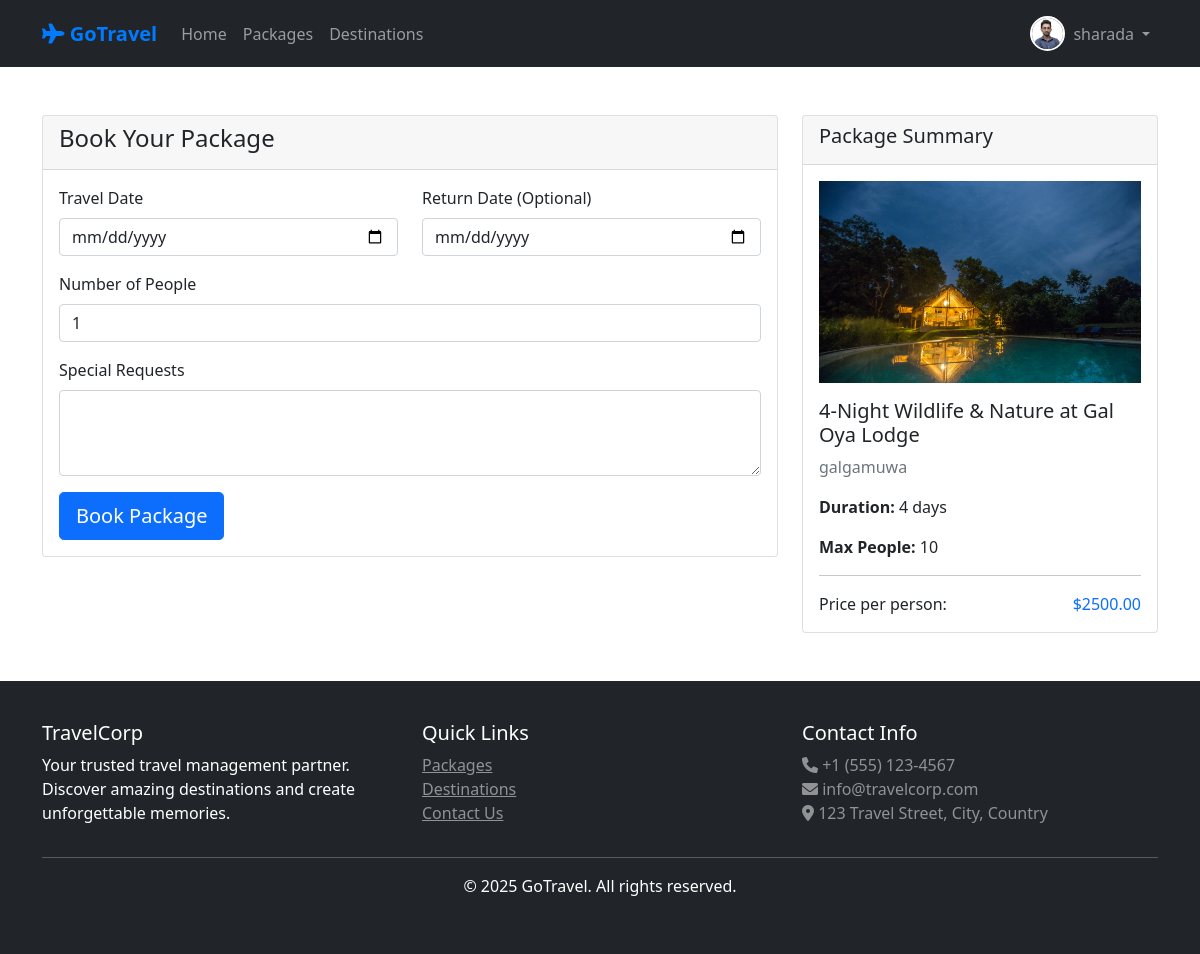
The page /packages/3/book/ (signed in) on the database its author committed.
### travel/models.py (models this page shows, shortened)
class UserProfile(models.Model):
    USER_ROLES = [
        ('admin', 'Admin'),
        ('agent', 'Agent'),
        ('customer', 'Customer'),
    ]
    user = models.OneToOneField(User, on_delete=models.CASCADE, unique=True)
    role = models.CharField(max_length=10, choices=USER_ROLES, default='customer')
    phone = models.CharField(max_length=15, blank=True)
    address = models.TextField(blank=True)
    profile_picture = models.ImageField(upload_to='profiles/', blank=True, null=True)
    created_at = models.DateTimeField(auto_now_add=True)
    class Meta:
        verbose_name = "User Profile"
        verbose_name_plural = "User Profiles"

class Package(models.Model):
    PACKAGE_TYPES = [
        ('tour', 'Tour Package'),
        ('hotel', 'Hotel Package'),
        ('transport', 'Transport Package'),
        ('combo', 'Combo Package'),
    ]
    name = models.CharField(max_length=200)
    destination = models.ForeignKey(Destination, on_delete=models.CASCADE)
    package_type = models.CharField(max_length=20, choices=PACKAGE_TYPES)
    description = models.TextField()
    price = models.DecimalField(max_digits=10, decimal_places=2)
    duration_days = models.IntegerField()
    max_people = models.IntegerField()
    includes = models.TextField(help_text="What's included in the package")
    excludes = models.TextField(help_text="What's not included")
    image = models.ImageField(upload_to='packages/')
    is_active = models.BooleanField(default=True)
    is_featured = models.BooleanField(default=False, help_text="Mark as featured package")
    created_by = models.ForeignKey(User, on_delete=models.CASCADE)
    created_at = models.DateTimeField(auto_now_add=True)
    updated_at = models.DateTimeField(auto_now=True)

class Destination(models.Model):
    name = models.CharField(max_length=200)
    country = models.CharField(max_length=100)
    city = models.CharField(max_length=100)
    description = models.TextField()
    image = models.ImageField(upload_to='destinations/')
    is_active = models.BooleanField(default=True)
    is_popular = models.BooleanField(default=False, help_text="Mark as popular destination")
    created_at = models.DateTimeField(auto_now_add=True)

### travel/views.py (the view)
# urls.py: path('packages/<int:package_id>/book/', views.book_package, name='book_package'),
@login_required
def book_package(request, package_id):
    try:
        package = get_object_or_404(Package, id=package_id, is_active=True)
    except:
        messages.error(request, 'Package not found.')
        return redirect('package_list')
    if request.method == 'POST':
        form = BookingForm(request.POST)
        if form.is_valid():
            booking = form.save(commit=False)
            booking.user = request.user
            booking.package = package
            booking.total_amount = package.price * booking.num_people
            booking.save()
            messages.success(request, 'Booking created successfully!')
            return redirect('booking_detail', booking_id=booking.id)
    else:
        form = BookingForm()
    template = loader.get_template('travel/book_package.html')
    context = {
        'package': package,
        'form': form,
    }
    return HttpResponse(template.render(context, request))

### travel/forms.py
class BookingForm(forms.ModelForm):
    class Meta:
        model = Booking
        fields = ['travel_date', 'return_date', 'num_people', 'special_requests']
        widgets = {
            'travel_date': forms.DateInput(attrs={'type': 'date', 'class': 'form-control'}),
            'return_date': forms.DateInput(attrs={'type': 'date', 'class': 'form-control'}),
            'num_people': forms.NumberInput(attrs={'class': 'form-control', 'min': 1}),
            'special_requests': forms.Textarea(attrs={'class': 'form-control', 'rows': 3}),
        }

### travel/context_processors.py (called while the page is built)
def user_profile(request):
    if request.user.is_authenticated:
        try:
            profile, created = UserProfile.objects.get_or_create(user=request.user)
            return {'user_profile': profile}
        except:
            return {'user_profile': None}
    return {'user_profile': None}

### travel/templates/travel/book_package.html (shortened to what this page needs)
{% extends 'travel/base.html' %}
{% block content %}
<div class="container my-5">
    <div class="row">
        <div class="col-md-8">
            <div class="card">
                <div class="card-header">
                    <h4>Book Your Package</h4>
                </div>
                <div class="card-body">
                    <form method="post">
                        <div class="row">
                            <div class="col-md-6">
                                <div class="mb-3">
                                    <label for="{{ form.travel_date.id_for_label }}" class="form-label">Travel
                                        Date</label>
                                    {{ form.travel_date }}
                                </div>
                            </div>
                            <div class="col-md-6">
                                <div class="mb-3">
                                    <label for="{{ form.return_date.id_for_label }}" class="form-label">Return Date
                                        (Optional)</label>
                                    {{ form.return_date }}
                                </div>
                            </div>
                        </div>
                        <div class="mb-3">
                            <label for="{{ form.num_people.id_for_label }}" class="form-label">Number of People</label>
                            {{ form.num_people }}
                        </div>
                        <div class="mb-3">
                            <label for="{{ form.special_requests.id_for_label }}" class="form-label">Special
                                Requests</label>
                            {{ form.special_requests }}
                        </div>
                        <button type="submit" class="btn btn-primary btn-lg">Book Package</button>
                    </form>
                </div>
            </div>
        </div>
        <div class="col-md-4">
            <div class="card">
                <div class="card-header">
                    <h5>Package Summary</h5>
                </div>
                <div class="card-body">
                    <img src="{{ package.image.url }}" class="img-fluid mb-3" alt="{{ package.name }}">
                    <h5>{{ package.name }}</h5>
                    <p class="text-muted">{{ package.destination.name }}</p>
                    <p><strong>Duration:</strong> {{ package.duration_days }} days</p>
                    <p><strong>Max People:</strong> {{ package.max_people }}</p>
                    <hr>
                    <div class="d-flex justify-content-between">
                        <span>Price per person:</span>
                        <span class="text-primary font-weight-bold">${{ package.price }}</span>
                    </div>
                </div>
            </div>
        </div>
    </div>
</div>
{% endblock %}

### travel/templates/travel/base.html (shortened to what this page needs)
<!DOCTYPE html>
<html lang="en">
<head>
    <link href="https://cdn.jsdelivr.net/npm/bootstrap@5.1.3/dist/css/bootstrap.min.css" rel="stylesheet">
    <link href="https://cdnjs.cloudflare.com/ajax/libs/font-awesome/6.0.0/css/all.min.css" rel="stylesheet">
</head>
<body>
    <nav class="navbar navbar-expand-lg navbar-dark bg-dark">
        <div class="container">
            <a class="navbar-brand" href="{% url 'home' %}">
                <i class="fas fa-plane"></i> GoTravel
            </a>
            <div class="collapse navbar-collapse" id="navbarNav">
                <ul class="navbar-nav me-auto">
                    <li class="nav-item">
                        <a class="nav-link" href="{% url 'home' %}">Home</a>
                    </li>
                    <li class="nav-item">
                        <a class="nav-link" href="{% url 'package_list' %}">Packages</a>
                    </li>
                    <li class="nav-item">
                        <a class="nav-link" href="{% url 'destinations' %}">Destinations</a>
                    </li>
                </ul>
                <ul class="navbar-nav">
                    {% if user.is_authenticated %}
                    <li class="nav-item dropdown">
                        <a class="nav-link dropdown-toggle user-info" href="#" id="navbarDropdown" role="button"
                            data-bs-toggle="dropdown">
                            {% if user.userprofile.profile_picture %}
                            <img src="{{ user.userprofile.profile_picture.url }}" alt="Profile" class="profile-pic">
                            {% else %}
                            <div class="profile-placeholder">
                                <i class="fas fa-user text-white" style="font-size: 14px;"></i>
                            </div>
                            {% endif %}
                            <span>{{ user.username }}</span>
                        </a>
                    </li>
                    {% endif %}
                </ul>
            </div>
        </div>
    </nav>
    <main>
        {% block content %}
        {% endblock %}
    </main>
    <footer class="bg-dark text-white mt-5">
        <div class="container">
            <div class="row">
                <div class="col-md-4">
                    <h5>TravelCorp</h5>
                    <p>Your trusted travel management partner. Discover amazing destinations and create unforgettable
                        memories.</p>
                </div>
                <div class="col-md-4">
                    <h5>Quick Links</h5>
                    <ul class="list-unstyled">
                        <li><a href="{% url 'package_list' %}" class="text-white-50">Packages</a></li>
                        <li><a href="{% url 'destinations' %}" class="text-white-50">Destinations</a></li>
                        <li><a href="#" class="text-white-50">Contact Us</a></li>
                    </ul>
                </div>
                <div class="col-md-4">
                    <h5>Contact Info</h5>
                    <p class="text-white-50">
                        <i class="fas fa-phone"></i> +1 (555) 123-4567<br>
                        <i class="fas fa-envelope"></i> info@travelcorp.com<br>
                        <i class="fas fa-map-marker-alt"></i> 123 Travel Street, City, Country
                    </p>
                </div>
            </div>
            <hr>
            <div class="text-center">
                <p>&copy; 2025 GoTravel. All rights reserved.</p>
            </div>
        </div>
    </footer>
</body>
</html>

### travel/templates/travel/base.html (style rules this page uses)
.navbar-brand { font-weight: bold; color: #007bff !important; }
.card { transition: transform 0.3s; }
footer { background-color: #343a40; color: white; padding: 40px 0; }
.profile-pic { width: 35px; height: 35px; border-radius: 50%; object-fit: cover; border: 2px solid #fff; margin-right: 8px; }
.navbar-nav .dropdown-toggle::after { margin-left: 0.5em; }
.user-info { display: flex; align-items: center; }

### rows shown on the page
Package: image (picture), name "4‑Night Wildlife & Nature at Gal Oya Lodge", destination.name "galgamuwa", duration_days "4", max_people "10", price "2500.00"

### other values the page prints
{{ user.username }} "sharada"
